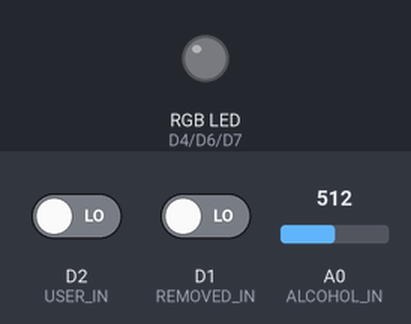
Simulated run of this sketch. Board: ESP8266 (NodeMCU). On the bench: an RGB LED mixed from three pins (HIGH = lit). The test bench sets the inputs (shaded band); at power-on: D1 (REMOVED_IN) LOW, D2 (USER_IN) LOW, A0 (ALCOHOL_IN) = 512. WiFi joins after 1.5 s; servers stay silent unless stated; no MQTT or app messages arrive unless stated; what the sketch prints to the serial monitor is not drawn.

Above: at 5.2 s.
5.3 s: D1 (REMOVED_IN) driven HIGH
At 6.5 s:
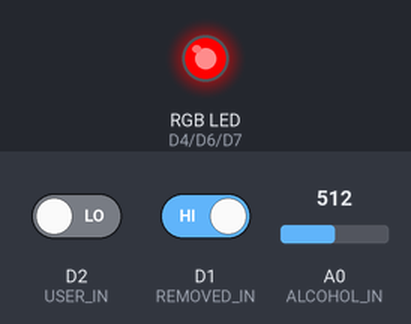
6.8 s: D1 (REMOVED_IN) driven LOW
At 7.3 s:
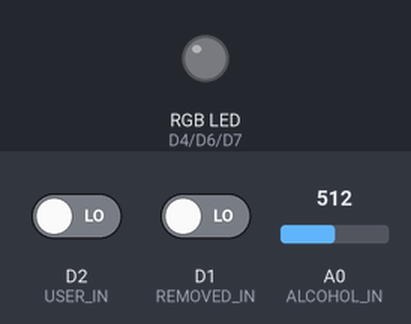
Timing chart, 0 to 9.8 s (numbered marks = the images above; inputs shaded):
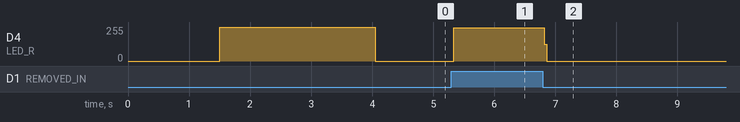

The sketch:

ethyl_hardware.ino
```cpp
// Libraries
#include <ESP8266WiFi.h>
#include "Adafruit_MQTT.h"
#include "Adafruit_MQTT_Client.h"
#include <SPI.h>
#include <Wire.h>
#include "Timer.h"

// WiFi credentials
const char* ssid     = "EthylHotspot";
const char* password = "ethylpass";

// Adafruit IO
#define AIO_SERVER      "io.adafruit.com"
#define AIO_SERVERPORT  1883
#define AIO_USERNAME    "happyface"
#define AIO_KEY         "bfa49b338dd74eac8067e97e065faff4"

// Input Definitions
#define ALCOHOL_IN    A0
#define REMOVED_IN    D1
#define USER_IN       D2

// Output Definitions
#define LED_R   2
#define LED_G   D6
#define LED_B   D7

enum colors {
  nothing,
  red,
  green,
  blue,
  yellow,
  cyan,
  purple,
  white
};

Timer t;

// Functions
void connect();
void check_connection();
int publish_gas();
int publish_user();
int publish_removed();
int publish_breath();
void publish_stuff();
void set_red();
void set_LED(colors color);

// Create an ESP8266 WiFiClient class to connect to the MQTT server.
WiFiClient client;

// Setup the MQTT client class by passing in the WiFi client and MQTT server and login details.
Adafruit_MQTT_Client mqtt(&client, AIO_SERVER, AIO_SERVERPORT,AIO_USERNAME, AIO_KEY);

/****************************** Feeds ***************************************/

// Setup a feed called 'test' for publishing.
// Notice MQTT paths for AIO follow the form: <username>/feeds/<feedname>
Adafruit_MQTT_Publish alcohol_sensor = Adafruit_MQTT_Publish(&mqtt, AIO_USERNAME "/feeds/alcohol-sensor");
Adafruit_MQTT_Publish removed_sensor = Adafruit_MQTT_Publish(&mqtt, AIO_USERNAME "/feeds/removed-sensor");
Adafruit_MQTT_Publish user_sensor = Adafruit_MQTT_Publish(&mqtt, AIO_USERNAME "/feeds/user-sensor");
Adafruit_MQTT_Publish breath_sensor = Adafruit_MQTT_Publish(&mqtt, AIO_USERNAME "/feeds/breath-sensor");

void setup()   {

  Serial.begin(115200);

  // Set up LEDS
  pinMode(LED_R, OUTPUT);
  delay(500);
  pinMode(LED_G, OUTPUT);
  delay(500);
  pinMode(LED_B, OUTPUT);
  delay(500);

  // Set LED to RED to indicate setup start
  set_LED(red);

  pinMode(REMOVED_IN, INPUT);
  delay(500);
  pinMode(USER_IN, INPUT);
  delay(500);

  // We start by connecting to a WiFi network
  Serial.println();
  Serial.println();
  Serial.print("Connecting to ");
  Serial.println(ssid);

  WiFi.begin(ssid, password);

  while (WiFi.status() != WL_CONNECTED) {
    delay(500);
    Serial.print(".");
  }

  Serial.println("");
  Serial.println("WiFi connected");
  Serial.println("IP address: ");
  Serial.println(WiFi.localIP());

  // Connect to Adafruit IO
  connect();

  // Set LED to GREEN to indicate setup complete
  set_LED(nothing);

  // every 4 seconds, publish stuff
  t.every(4*1000, publish_stuff);
}

void loop() {
  check_connection();

  // every minute set LED to RED
  // every 10 second update values
  t.update();

  // if the user didn't remove and is in contact
  if (digitalRead(USER_IN)) {
    publish_breath();
    delay(500);
  }

  if (digitalRead(REMOVED_IN)) {
    set_LED(red);
  } else {
    set_LED(nothing);
  }
}

void check_connection() {
  // ping adafruit io a few times to make sure we remain connected
  if (!mqtt.ping(3)) {
    // reconnect to adafruit io
    if (!mqtt.connected())
      connect();
  }
}

// connect to adafruit io via MQTT
void connect() {
  Serial.print(F("Connecting to Adafruit IO... "));

  int8_t ret;

  while ((ret = mqtt.connect()) != 0) {
    switch (ret) {
      case 1: Serial.println(F("Wrong protocol")); break;
      case 2: Serial.println(F("ID rejected")); break;
      case 3: Serial.println(F("Server unavail")); break;
      case 4: Serial.println(F("Bad user/pass")); break;
      case 5: Serial.println(F("Not authed")); break;
      case 6: Serial.println(F("Failed to subscribe")); break;
      default: Serial.println(F("Connection failed")); break;
    }

    if(ret >= 0)
      mqtt.disconnect();

    Serial.println(F("Retrying connection..."));
    delay(5000);
  }

  Serial.println(F("Adafruit IO Connected!"));
}

int publish_gas() {
  int reading = analogRead(ALCOHOL_IN);
  if(!alcohol_sensor.publish(reading)) {
    Serial.println(F("Failed to publish alcohol"));
  } else {
    Serial.println(F("Published alcohol"));
  }
  Serial.println(reading);
  return reading;
}

int publish_removed() {
  int reading = digitalRead(REMOVED_IN);
  if (!removed_sensor.publish(reading)) {
    Serial.println(F("Failed to publish removal data"));
  } else {
    Serial.println(F("Published removal data"));
  }
  Serial.println(reading);
  return reading;
}

int publish_user() {
  int reading = digitalRead(USER_IN);
  if (!user_sensor.publish(reading)) {
    Serial.println(F("Failed to publish user contact"));
  } else {
    Serial.println(F("Published user contact"));
  }
  Serial.println(reading);
  return reading;
}

int publish_breath() {
  int reading = analogRead(ALCOHOL_IN);
  if (!breath_sensor.publish(reading)) {
    Serial.println(F("Failed to publish breath"));
  } else {
    Serial.println(F("Published breath"));
  }
  Serial.println(reading);
  return reading;
}

void set_red() {
  set_LED(red);
}

void publish_stuff() {
  publish_gas();
  publish_removed();
  publish_user();
}

void set_LED(colors color) {
  digitalWrite(LED_R, LOW);
  digitalWrite(LED_G, LOW);
  digitalWrite(LED_B, LOW);

  switch(color) {
    case red:
      digitalWrite(LED_R, HIGH);
      break;
    case green:
      digitalWrite(LED_G, HIGH);
      break;
    case blue:
      digitalWrite(LED_B, HIGH);
      break;
    case yellow:
      digitalWrite(LED_R, HIGH);
      digitalWrite(LED_G, HIGH);
      break;
    case cyan:
      digitalWrite(LED_G, HIGH);
      digitalWrite(LED_B, HIGH);
      break;
    case purple:
      digitalWrite(LED_R, HIGH);
      digitalWrite(LED_B, HIGH);
      break;
    case white:
      digitalWrite(LED_R, HIGH);
      digitalWrite(LED_G, HIGH);
      digitalWrite(LED_B, HIGH);
      break;
  }
}
```

Measured:
- after the input at 5.3 s, D4 (LED_R): 0/255 → 250/255 at once
- after the input at 6.8 s, D4 (LED_R): 250/255 → 0/255 at once
